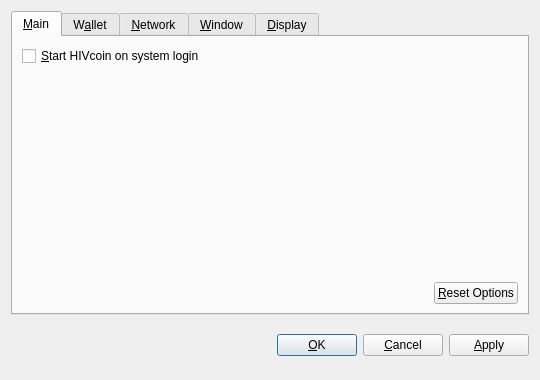
<?xml version="1.0" encoding="UTF-8"?>
<ui version="4.0">
 <class>OptionsDialog</class>
 <widget class="QDialog" name="OptionsDialog">
  <property name="geometry">
   <rect>
    <x>0</x>
    <y>0</y>
    <width>540</width>
    <height>380</height>
   </rect>
  </property>
  <property name="windowTitle">
   <string>Options</string>
  </property>
  <property name="modal">
   <bool>true</bool>
  </property>
  <layout class="QVBoxLayout" name="verticalLayout">
   <item>
    <widget class="QTabWidget" name="tabWidget">
     <property name="tabPosition">
      <enum>QTabWidget::North</enum>
     </property>
     <property name="currentIndex">
      <number>0</number>
     </property>
     <widget class="QWidget" name="tabMain">
      <attribute name="title">
       <string>&amp;Main</string>
      </attribute>
      <layout class="QVBoxLayout" name="verticalLayout_Main">
       <item>
        <widget class="QCheckBox" name="bitcoinAtStartup">
         <property name="toolTip">
          <string>Automatically start HIVcoin after logging in to the system.</string>
         </property>
         <property name="text">
          <string>&amp;Start HIVcoin on system login</string>
         </property>
        </widget>
       </item>
       <item>
        <spacer name="verticalSpacer_Main">
         <property name="orientation">
          <enum>Qt::Vertical</enum>
         </property>
         <property name="sizeHint" stdset="0">
          <size>
           <width>20</width>
           <height>40</height>
          </size>
         </property>
        </spacer>
       </item>
       <item>
        <layout class="QHBoxLayout" name="horizontalLayout_2_Main">
         <item>
          <spacer name="horizontalSpacer_2_Main">
           <property name="orientation">
            <enum>Qt::Horizontal</enum>
           </property>
           <property name="sizeHint" stdset="0">
            <size>
             <width>40</width>
             <height>20</height>
            </size>
           </property>
          </spacer>
         </item>
         <item>
          <widget class="QPushButton" name="resetButton">
           <property name="toolTip">
            <string>Reset all client options to default.</string>
           </property>
           <property name="text">
            <string>&amp;Reset Options</string>
           </property>
           <property name="autoDefault">
            <bool>false</bool>
           </property>
          </widget>
         </item>
        </layout>
       </item>
      </layout>
     </widget>
     <widget class="QWidget" name="tabWallet">
      <attribute name="title">
       <string>W&amp;allet</string>
      </attribute>
      <layout class="QVBoxLayout" name="verticalLayout_Network">
       <item>
        <widget class="QLabel" name="transactionFeeInfoLabel">
         <property name="text">
          <string>Optional transaction fee per kB that helps make sure your transactions are processed quickly. Most transactions are 1 kB.</string>
         </property>
         <property name="textFormat">
          <enum>Qt::PlainText</enum>
         </property>
         <property name="wordWrap">
          <bool>true</bool>
         </property>
        </widget>
       </item>
       <item>
        <layout class="QHBoxLayout" name="horizontalLayout_1_Main">
         <item>
          <widget class="QLabel" name="transactionFeeLabel">
           <property name="text">
            <string>Pay transaction &amp;fee</string>
           </property>
           <property name="textFormat">
            <enum>Qt::PlainText</enum>
           </property>
           <property name="buddy">
            <cstring>transactionFee</cstring>
           </property>
          </widget>
         </item>
         <item>
          <widget class="BitcoinAmountField" name="transactionFee"/>
         </item>
         <item>
          <spacer name="horizontalSpacer_1_Main">
           <property name="orientation">
            <enum>Qt::Horizontal</enum>
           </property>
           <property name="sizeHint" stdset="0">
            <size>
             <width>40</width>
             <height>20</height>
            </size>
           </property>
          </spacer>
         </item>
        </layout>
       </item>
       <item>
        <widget class="QLabel" name="label">
         <property name="text">
          <string>If you disable the spending of unconfirmed change, the change from a transaction cannot be used until that transaction has at least one confirmation. This also affects how your balance is computed.</string>
         </property>
         <property name="wordWrap">
          <bool>true</bool>
         </property>
        </widget>
       </item>
       <item>
        <widget class="QCheckBox" name="spendZeroConfChange">
         <property name="text">
          <string>Spend unconfirmed change  (experts only)</string>
         </property>
        </widget>
       </item>
       <item>
        <spacer name="verticalSpacer">
         <property name="orientation">
          <enum>Qt::Vertical</enum>
         </property>
         <property name="sizeHint" stdset="0">
          <size>
           <width>20</width>
           <height>40</height>
          </size>
         </property>
        </spacer>
       </item>
      </layout>
     </widget>
     <widget class="QWidget" name="tabNetwork">
      <attribute name="title">
       <string>&amp;Network</string>
      </attribute>
      <layout class="QVBoxLayout" name="verticalLayout_Network">
       <item>
        <widget class="QCheckBox" name="mapPortUpnp">
         <property name="toolTip">
          <string>Automatically open the HIVcoin client port on the router. This only works when your router supports UPnP and it is enabled.</string>
         </property>
         <property name="text">
          <string>Map port using &amp;UPnP</string>
         </property>
        </widget>
       </item>
       <item>
        <widget class="QCheckBox" name="connectSocks">
         <property name="toolTip">
          <string>Connect to the HIVcoin network through a SOCKS proxy (e.g. when connecting through Tor).</string>
         </property>
         <property name="text">
          <string>&amp;Connect through SOCKS proxy:</string>
         </property>
        </widget>
       </item>
       <item>
        <layout class="QHBoxLayout" name="horizontalLayout_Network">
         <item>
          <widget class="QLabel" name="proxyIpLabel">
           <property name="text">
            <string>Proxy &amp;IP:</string>
           </property>
           <property name="textFormat">
            <enum>Qt::PlainText</enum>
           </property>
           <property name="buddy">
            <cstring>proxyIp</cstring>
           </property>
          </widget>
         </item>
         <item>
          <widget class="QValidatedLineEdit" name="proxyIp">
           <property name="maximumSize">
            <size>
             <width>140</width>
             <height>16777215</height>
            </size>
           </property>
           <property name="toolTip">
            <string>IP address of the proxy (e.g. 127.0.0.1)</string>
           </property>
          </widget>
         </item>
         <item>
          <widget class="QLabel" name="proxyPortLabel">
           <property name="text">
            <string>&amp;Port:</string>
           </property>
           <property name="textFormat">
            <enum>Qt::PlainText</enum>
           </property>
           <property name="buddy">
            <cstring>proxyPort</cstring>
           </property>
          </widget>
         </item>
         <item>
          <widget class="QLineEdit" name="proxyPort">
           <property name="maximumSize">
            <size>
             <width>55</width>
             <height>16777215</height>
            </size>
           </property>
           <property name="toolTip">
            <string>Port of the proxy (e.g. 9050)</string>
           </property>
          </widget>
         </item>
         <item>
          <widget class="QLabel" name="socksVersionLabel">
           <property name="text">
            <string>SOCKS &amp;Version:</string>
           </property>
           <property name="textFormat">
            <enum>Qt::PlainText</enum>
           </property>
           <property name="buddy">
            <cstring>socksVersion</cstring>
           </property>
          </widget>
         </item>
         <item>
          <widget class="QValueComboBox" name="socksVersion">
           <property name="toolTip">
            <string>SOCKS version of the proxy (e.g. 5)</string>
           </property>
          </widget>
         </item>
         <item>
          <spacer name="horizontalSpacer_Network">
           <property name="orientation">
            <enum>Qt::Horizontal</enum>
           </property>
           <property name="sizeHint" stdset="0">
            <size>
             <width>40</width>
             <height>20</height>
            </size>
           </property>
          </spacer>
         </item>
        </layout>
       </item>
       <item>
        <spacer name="verticalSpacer_Network">
         <property name="orientation">
          <enum>Qt::Vertical</enum>
         </property>
         <property name="sizeHint" stdset="0">
          <size>
           <width>20</width>
           <height>40</height>
          </size>
         </property>
        </spacer>
       </item>
      </layout>
     </widget>
     <widget class="QWidget" name="tabWindow">
      <attribute name="title">
       <string>&amp;Window</string>
      </attribute>
      <layout class="QVBoxLayout" name="verticalLayout_Window">
       <item>
        <widget class="QCheckBox" name="minimizeToTray">
         <property name="toolTip">
          <string>Show only a tray icon after minimizing the window.</string>
         </property>
         <property name="text">
          <string>&amp;Minimize to the tray instead of the taskbar</string>
         </property>
        </widget>
       </item>
       <item>
        <widget class="QCheckBox" name="minimizeOnClose">
         <property name="toolTip">
          <string>Minimize instead of exit the application when the window is closed. When this option is enabled, the application will be closed only after selecting Quit in the menu.</string>
         </property>
         <property name="text">
          <string>M&amp;inimize on close</string>
         </property>
        </widget>
       </item>
       <item>
        <spacer name="verticalSpacer_Window">
         <property name="orientation">
          <enum>Qt::Vertical</enum>
         </property>
         <property name="sizeHint" stdset="0">
          <size>
           <width>20</width>
           <height>40</height>
          </size>
         </property>
        </spacer>
       </item>
      </layout>
     </widget>
     <widget class="QWidget" name="tabDisplay">
      <attribute name="title">
       <string>&amp;Display</string>
      </attribute>
      <layout class="QVBoxLayout" name="verticalLayout_Display">
       <item>
        <layout class="QHBoxLayout" name="horizontalLayout_1_Display">
         <item>
          <widget class="QLabel" name="langLabel">
           <property name="text">
            <string>User Interface &amp;language:</string>
           </property>
           <property name="textFormat">
            <enum>Qt::PlainText</enum>
           </property>
           <property name="buddy">
            <cstring>lang</cstring>
           </property>
          </widget>
         </item>
         <item>
          <widget class="QValueComboBox" name="lang">
           <property name="toolTip">
            <string>The user interface language can be set here. This setting will take effect after restarting HIVcoin.</string>
           </property>
          </widget>
         </item>
        </layout>
       </item>
       <item>
        <layout class="QHBoxLayout" name="horizontalLayout_2_Display">
         <item>
          <widget class="QLabel" name="unitLabel">
           <property name="text">
            <string>&amp;Unit to show amounts in:</string>
           </property>
           <property name="textFormat">
            <enum>Qt::PlainText</enum>
           </property>
           <property name="buddy">
            <cstring>unit</cstring>
           </property>
          </widget>
         </item>
         <item>
          <widget class="QValueComboBox" name="unit">
           <property name="toolTip">
            <string>Choose the default subdivision unit to show in the interface and when sending coins.</string>
           </property>
          </widget>
         </item>
        </layout>
       </item>
       <item>
        <widget class="QCheckBox" name="displayAddresses">
         <property name="toolTip">
          <string>Whether to show HIVcoin addresses in the transaction list or not.</string>
         </property>
         <property name="text">
          <string>&amp;Display addresses in transaction list</string>
         </property>
        </widget>
       </item>
       <item>
        <widget class="QCheckBox" name="coinControlFeatures">
         <property name="toolTip">
          <string>Whether to show coin control features or not.</string>
         </property>
         <property name="text">
          <string>Display coin &amp;control features (experts only!)</string>
         </property>
        </widget>
       </item>
       <item>
        <spacer name="verticalSpacer_Display">
         <property name="orientation">
          <enum>Qt::Vertical</enum>
         </property>
         <property name="sizeHint" stdset="0">
          <size>
           <width>20</width>
           <height>40</height>
          </size>
         </property>
        </spacer>
       </item>
      </layout>
     </widget>
    </widget>
   </item>
   <item>
    <layout class="QHBoxLayout" name="horizontalLayout_Buttons">
     <item>
      <spacer name="horizontalSpacer_1">
       <property name="orientation">
        <enum>Qt::Horizontal</enum>
       </property>
       <property name="sizeHint" stdset="0">
        <size>
         <width>40</width>
         <height>48</height>
        </size>
       </property>
      </spacer>
     </item>
     <item>
      <widget class="QLabel" name="statusLabel">
       <property name="font">
        <font>
         <weight>75</weight>
         <bold>true</bold>
        </font>
       </property>
       <property name="text">
        <string/>
       </property>
       <property name="textFormat">
        <enum>Qt::PlainText</enum>
       </property>
       <property name="wordWrap">
        <bool>true</bool>
       </property>
      </widget>
     </item>
     <item>
      <spacer name="horizontalSpacer_2">
       <property name="orientation">
        <enum>Qt::Horizontal</enum>
       </property>
       <property name="sizeHint" stdset="0">
        <size>
         <width>40</width>
         <height>48</height>
        </size>
       </property>
      </spacer>
     </item>
     <item>
      <widget class="QPushButton" name="okButton">
       <property name="text">
        <string>&amp;OK</string>
       </property>
      </widget>
     </item>
     <item>
      <widget class="QPushButton" name="cancelButton">
       <property name="text">
        <string>&amp;Cancel</string>
       </property>
       <property name="autoDefault">
        <bool>false</bool>
       </property>
      </widget>
     </item>
     <item>
      <widget class="QPushButton" name="applyButton">
       <property name="text">
        <string>&amp;Apply</string>
       </property>
       <property name="autoDefault">
        <bool>false</bool>
       </property>
      </widget>
     </item>
    </layout>
   </item>
  </layout>
 </widget>
 <customwidgets>
  <customwidget>
   <class>BitcoinAmountField</class>
   <extends>QSpinBox</extends>
   <header>bitcoinamountfield.h</header>
  </customwidget>
  <customwidget>
   <class>QValueComboBox</class>
   <extends>QComboBox</extends>
   <header>qvaluecombobox.h</header>
  </customwidget>
  <customwidget>
   <class>QValidatedLineEdit</class>
   <extends>QLineEdit</extends>
   <header>qvalidatedlineedit.h</header>
  </customwidget>
 </customwidgets>
 <resources/>
 <connections/>
</ui>
